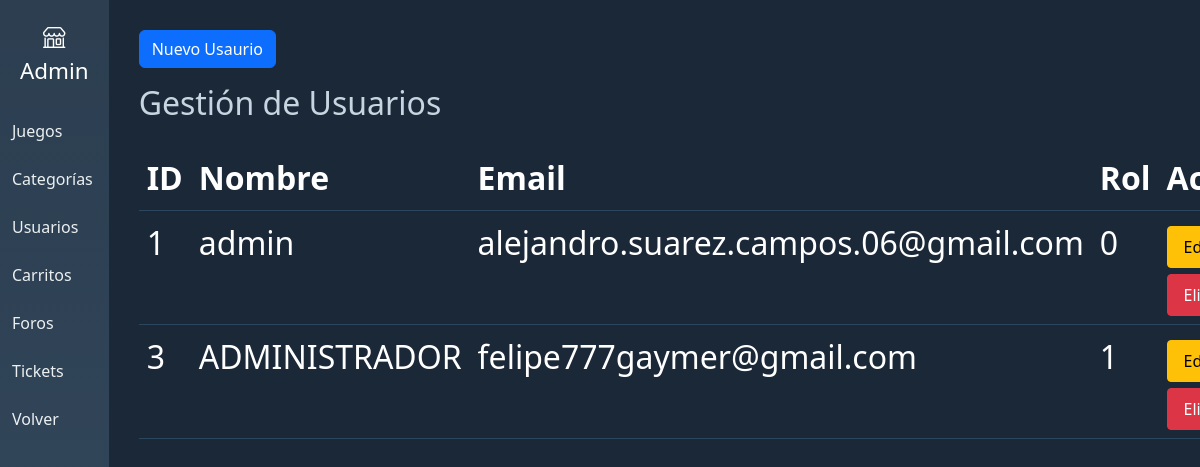
The app's page /panel/cuerpos/usuarios.php (signed in), older data.
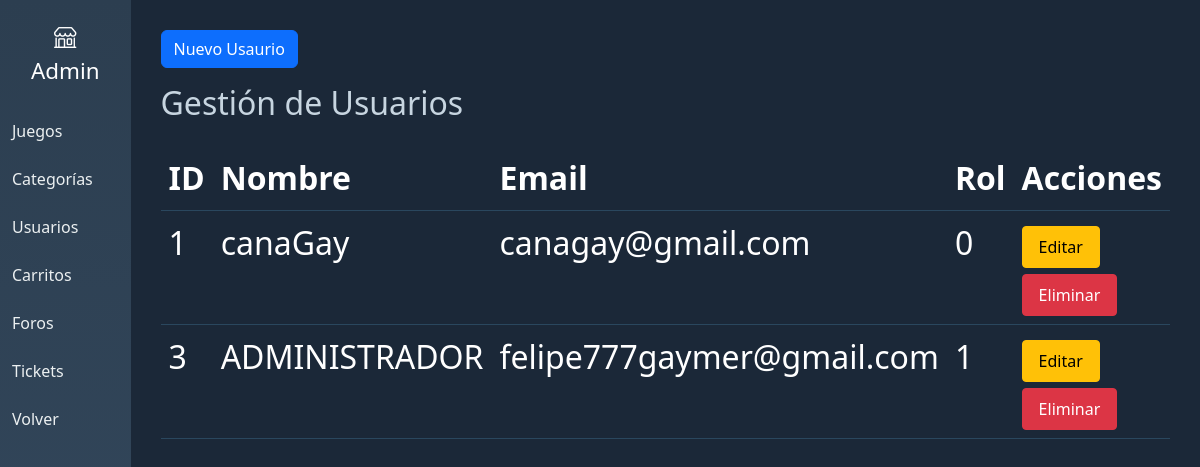
The same page, newer data.
### tables this page shows
CREATE TABLE `usuarios` (
  `id_usuario` int(11) NOT NULL,
  `nombre` varchar(100) NOT NULL,
  `email` varchar(100) NOT NULL,
  `password` varchar(255) NOT NULL,
  `foto` varchar(255) DEFAULT NULL,
  `nivel` int(11) DEFAULT 1,
  `estado` enum('activo','bloqueado') DEFAULT 'activo',
  `id_rol` int(11) DEFAULT NULL,
  `fecha_registro` datetime DEFAULT current_timestamp()
);

### panel/db/conexion.php (called while the page is built)
<?php
    include_once("consultas.php");
    $db = new Tienda("localhost",3306,"tfg_videoclub","root","");
?>

### panel/db/consultas.php (called while the page is built, shortened)
<?php
class Tienda
{
	private $pdo;
	public function __construct($host, $port, $db, $user, $pass)
	{
		$this->pdo = new PDO("mysql:host=" . $host . ";port=" . $port . ";dbname=" . $db, $user, $pass);
	}
	public function listarUsuarios()
	{
		$sentencia = "SELECT * FROM usuarios";
		$ejecucion = $this->pdo->prepare($sentencia);
		$ejecucion->execute();
		$registros = $ejecucion->fetchAll(PDO::FETCH_ASSOC);
		return $registros;
	}
}
?>

### panel/cuerpos/usuarios.php (the view, shortened to what this page needs)
<?php
  include_once("PanelIndex.php");
  $listarUsuario=$db->listarUsuarios();
?>
<a href="../crear/crear_Usuarios.php"><button class="btn btn-primary mb-3">Nuevo Usaurio</button></a>
<table class="table">
<h2>Gestión de Usuarios</h2>
<table class="table">
<tr><th>ID</th><th>Nombre</th><th>Email</th><th>Rol</th><th>Acciones</th></tr>
<?php
    foreach($listarUsuario as $usuario){
  ?>
<tr id="fila-<?= $usuario["id_usuario"] ?>">
<td><?=$usuario["id_usuario"]?></td><td><?=$usuario["nombre"]?></td><td><?=$usuario["email"]?></td><td><?=$usuario["id_rol"]?></td>
<td><a href="../editar/editar_usuario.php?modificar=<?= $usuario["id_usuario"]?>"><button class="btn btn-sm btn-warning">Editar</button></a>
<button class="btn btn-sm btn-danger" onclick="EliminarUsuario(<?= $usuario['id_usuario'] ?>)">Eliminar</button></td>
</tr>
<?php
    }
?>
</table>
</main>
</div>
</body>
</html>

Row changes from the older to the newer data that the page shows:
changed usuarios id 1: nombre "admin" → "canaGay"; email "alejandro.suarez.campos.06@gmail.com" → "canagay@gmail.com"
